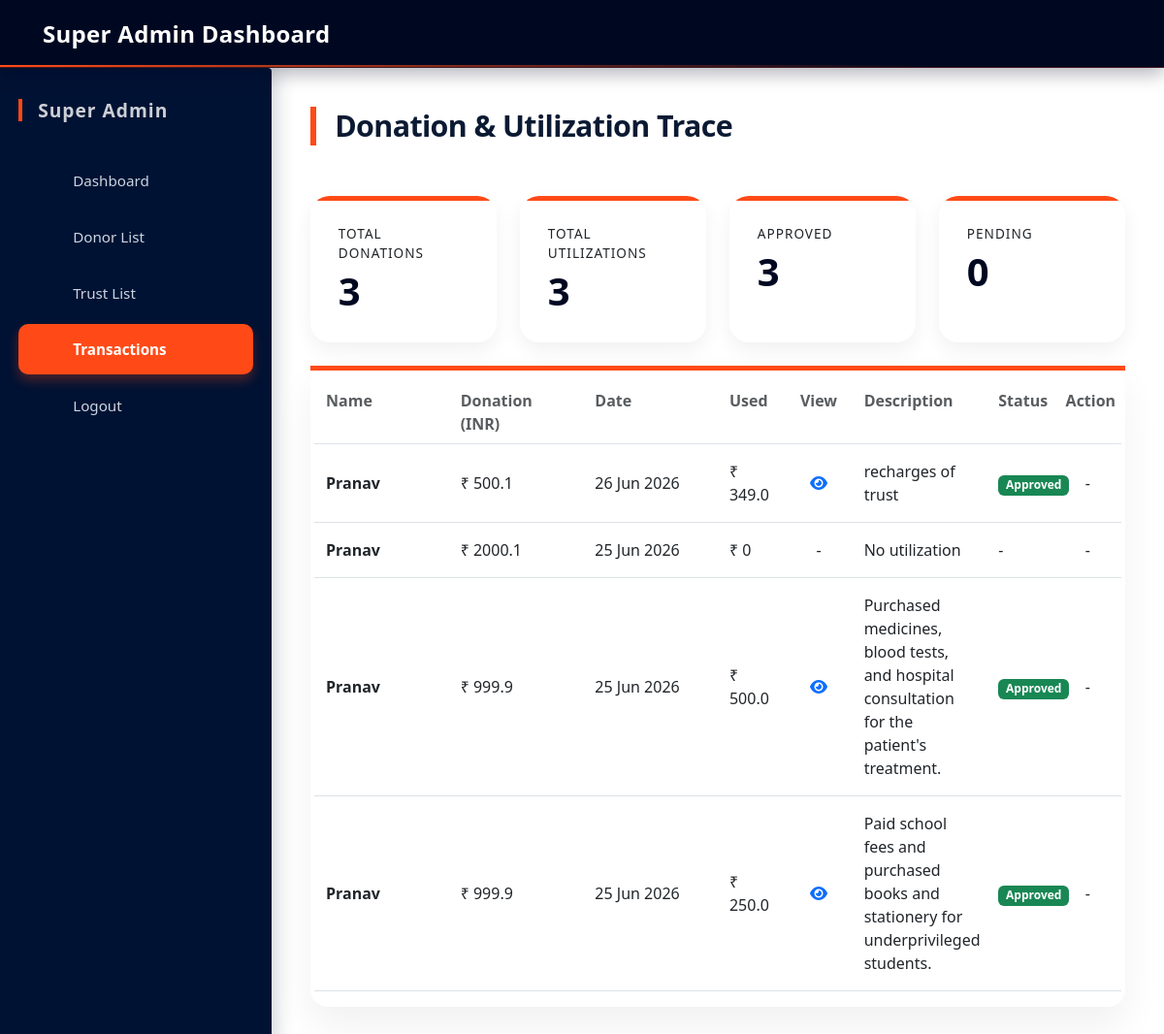
The app's page /super_admin_transactions (signed in) with its own data.
### app/models.py (models this page shows, shortened)
class Utilization(models.Model):
    donation = models.ForeignKey(
        Donation,
        on_delete=models.CASCADE,
        related_name="utilizations"
    )
    trust = models.ForeignKey(
        trust_profile,
        on_delete=models.CASCADE
    )
    amount_used = models.FloatField()
    purpose = models.CharField(max_length=500)
    category = models.CharField(max_length=50, default="Other")
    proof = models.ImageField(
        upload_to="utilization_proofs/",
        null=True,
        blank=True
    )
    is_verified = models.BooleanField(default=False)
    verified_by = models.ForeignKey(
        User,
        on_delete=models.SET_NULL,
        null=True,
        blank=True,
        related_name="verified_utilizations"
    )
    verified_at = models.DateTimeField(null=True, blank=True)
    created_at = models.DateTimeField(auto_now_add=True)

class Donation(models.Model):
    donor = models.ForeignKey(
        User,
        on_delete=models.SET_NULL,
        null=True,
        blank=True,
        help_text="Registered donor (optional)"
    )
    trust = models.ForeignKey(
        trust_profile,
        on_delete=models.CASCADE,
        related_name="donations"
    )
    amount = models.FloatField(
        help_text="Amount donated (verified from blockchain)"
    )
    tx_hash = models.CharField(
        max_length=66,
        unique=True,
        help_text="Ethereum transaction hash (MetaMask / Ganache)"
    )
    integrity_hash = models.CharField(
        max_length=128,
        help_text="Derived checksum for DB integrity verification"
    )
    created_at = models.DateTimeField(auto_now_add=True)

### app/views.py (the view)
@cache_control(no_cache=True, must_revalidate=True, no_store=True)
def super_admin_transactions(request):
    if not request.session.get("is_superadmin"):
        return redirect("log_in")
    donations_data = []
    donations = Donation.objects.select_related(
        "donor", "trust"
    ).prefetch_related("utilizations").order_by("-created_at")
    total_donations = donations.count()
    all_utilizations = Utilization.objects.all()
    total_utilizations = all_utilizations.count()
    approved_utilizations = all_utilizations.filter(is_verified=True).count()
    pending_utilizations = all_utilizations.filter(is_verified=False).count()
    approval_rate = (
        (approved_utilizations / total_utilizations) * 100
        if total_utilizations > 0 else 0
    )
    total_eth = donations.aggregate(total=Sum("amount"))["total"] or 0
    total_inr_amount = round(total_eth * ETH_TO_INR_RATE, 2)
    total_eth_amount = total_eth
    average_donation = (
        total_inr_amount / total_donations
        if total_donations > 0 else 0
    )
    for donation in donations:
        utilizations = donation.utilizations.all()
        donation_inr = round(
            (donation.amount or 0) * ETH_TO_INR_RATE, 2
        )
        donations_data.append({
            "donation": donation,
            "donor_name": (
                donation.donor.first_name
                if donation.donor and donation.donor.first_name
                else donation.donor.username
                if donation.donor else "Anonymous"
            ),
            "trust_name": (
                donation.trust.user.first_name
                if donation.trust and donation.trust.user
                else "Unknown"
            ),
            "eth_amount": donation.amount or 0,
            "inr_amount": donation_inr,
            "tx_hash": donation.tx_hash,
            "date": donation.created_at,
            "utilizations": utilizations,
        })
    context = {
        "donations_data": donations_data,
        "total_donations": total_donations,
        "total_utilizations": total_utilizations,
        "approved_utilizations": approved_utilizations,
        "pending_utilizations": pending_utilizations,
        "approval_rate": round(approval_rate, 2),
        "total_inr_amount": total_inr_amount,
        "total_eth_amount": total_eth_amount,
        "average_donation": round(average_donation, 2),
    }
    return render(
        request,
        "super_admin_transactions.html",
        context
    )

### templates/super_admin_transactions.html (shortened to what this page needs)
<!doctype html>
<html lang="en">
<head>
    <link rel="stylesheet" href="/static/css/dashboard.css" />
    <link href="https://cdn.jsdelivr.net/npm/bootstrap@5.3.2/dist/css/bootstrap.min.css" rel="stylesheet" />
    <link rel="stylesheet" href="https://cdnjs.cloudflare.com/ajax/libs/font-awesome/6.4.0/css/all.min.css" />
</head>
<body>
    <div class="dashboard-header">
        Super Admin Dashboard
    </div>
    <div class="dashboard-container">
        <div class="sidebar">
            <h4>Super Admin</h4>
            <ul>
                <li>
                    <a href="{% url 'super_admin_dashboard' %}">  Dashboard </a>
                </li>
                <li>
                    <a href="{% url 'super_admin_dashboard' %}">  Donor List </a>
                </li>
                <li>
                    <a href="{% url 'super_admin_dashboard' %}">  Trust List </a>
                </li>
                <li>
                    <a class="active">  Transactions </a>
                </li>
                <li>
                    <a href="{% url 'log_in' %}">  Logout </a>
                </li>
            </ul>
        </div>
        <div class="main-content">
            <h2 class="welcome-title">Donation & Utilization Trace</h2>
            <div class="row g-4 mb-4">
                <div class="col-md-3">
                    <div class="card-box">
                        <div class="card-title">Total Donations</div>
                        <div class="card-value">{{ total_donations }}</div>
                    </div>
                </div>
                <div class="col-md-3">
                    <div class="card-box">
                        <div class="card-title">Total Utilizations</div>
                        <div class="card-value">{{ total_utilizations }}</div>
                    </div>
                </div>
                <div class="col-md-3">
                    <div class="card-box">
                        <div class="card-title">Approved</div>
                        <div class="card-value">{{ approved_utilizations }}</div>
                    </div>
                </div>
                <div class="col-md-3">
                    <div class="card-box">
                        <div class="card-title">Pending</div>
                        <div class="card-value">{{ pending_utilizations }}</div>
                    </div>
                </div>
            </div>
            <div class="ngo-card pt-4 px-3 pb-3">
                <div class="row fw-bold text-muted pb-2 border-bottom">
                    <div class="col-md-2">Name</div>
                    <div class="col-md-2">Donation (INR)</div>
                    <div class="col-md-2">Date</div>
                    <div class="col-md-1">Used</div>
                    <div class="col-md-1 text-center">View</div>
                    <div class="col-md-2">Description</div>
                    <div class="col-md-1">Status</div>
                    <div class="col-md-1 text-center">Action</div>
                </div>
                {% for data in donations_data %}
                {% if data.utilizations %}
                {% for u in data.utilizations %}
                <div class="row align-items-center py-3 border-bottom">
                    <div class="col-md-2 fw-semibold">
                        {{ data.donor_name }}
                    </div>
                    <div class="col-md-2">
                        ₹ {{ data.inr_amount }}
                    </div>
                    <div class="col-md-2">
                        {{ data.date|date:"d M Y" }}
                    </div>
                    <div class="col-md-1">
                        ₹ {{ u.amount_used|default:"0" }}
                    </div>
                    <div class="col-md-1 text-center">
                        {% if u.proof %}
<a href="{{ u.proof.url }}" target="_blank">
    <i class="fa fa-eye text-primary" style="cursor:pointer;"></i>
</a>
{% else %}
-
{% endif %}
                    </div>
                    <div class="col-md-2">
                        {{ u.purpose|default:"-" }}
                    </div>
                    <div class="col-md-1">
                        {% if u.is_verified %}
                        <span class="badge bg-success">Approved</span>
                        {% else %}
                        <span class="badge bg-warning text-dark">Pending</span>
                        {% endif %}
                    </div>
                    <div class="col-md-1 text-center">
                        {% if not u.is_verified %}
                        <a href="{% url 'approve_utilization' u.id %}" class="btn btn-success btn-sm mb-1">
                            Approve
                        </a>
                        <a href="{% url 'reject_utilization' u.id %}" class="btn btn-danger btn-sm">
                            Reject
                        </a>
                        {% else %}
                        -
                        {% endif %}
                    </div>
                </div>
                {% endfor %}
                {% else %}
                <div class="row align-items-center py-3 border-bottom">
                    <div class="col-md-2 fw-semibold">
                        {{ data.donor_name }}
                    </div>
                    <div class="col-md-2">
                        ₹ {{ data.inr_amount }}
                    </div>
                    <div class="col-md-2">
                        {{ data.date|date:"d M Y" }}
                    </div>
                    <div class="col-md-1">
                        ₹ 0
                    </div>
                    <div class="col-md-1 text-center">
                        -
                    </div>
                    <div class="col-md-2">
                        No utilization
                    </div>
                    <div class="col-md-1">
                        -
                    </div>
                    <div class="col-md-1 text-center">
                        -
                    </div>
                </div>
                {% endif %}
                {% endfor %}
            </div>
        </div>
    </div>
</body>
</html>

### static/css/dashboard.css (style rules this page uses)
:root { --primary-dark: #000821; --sidebar-dark: #001233; --accent: #ff4a17; --light-bg: #f4f6fb; --card-bg: #ffffff; --text-muted: #6c757d; --glass-white: rgba(255, 255, 255, 0.12); --shadow-sm: 0 8px 20px rgba(0, 8, 33, 0.06); --shadow-hover: 0 16px 30px rgba(0, 18, 51, 0.12); }
* { margin: 0; padding: 0; box-sizing: border-box; font-family: "Segoe UI", system-ui, -apple-system, BlinkMacSystemFont, sans-serif; }
body { background: var(--light-bg); }
.dashboard-header { height: 70px; background: var(--primary-dark); color: white; display: flex; align-items: center; padding: 0 2rem; font-size: 1.5rem; font-weight: 600; letter-spacing: 0.3px; position: fixed; width: 100%; top: 0; z-index: 1100; backdrop-filter: blur(2px); border-bottom: 1px solid rgba(255, 74, 23, 0.25); box-shadow: 0 6px 18px rgba(0, 8, 33, 0.3); }
.dashboard-header::after { content: ""; position: absolute; bottom: 0; left: 0; width: 100%; height: 2px; background: linear-gradient(90deg, var(--accent), transparent 80%); }
.dashboard-container { display: flex; margin-top: 70px; min-height: calc(100vh - 70px); }
.sidebar { width: 280px; background: var(--sidebar-dark); padding: 2rem 1.2rem; color: #fff; display: flex; flex-direction: column; box-shadow: 4px 0 20px rgba(0, 18, 51, 0.2); border-top-right-radius: 4px; transition: all 0.2s ease; }
.sidebar h4 { margin-bottom: 2.2rem; font-weight: 600; font-size: 1.2rem; letter-spacing: 1px; padding-left: 0.5rem; color: #ffffffcc; border-left: 4px solid var(--accent); padding-left: 16px; }
.sidebar ul { list-style: none; padding: 0; margin: 0; }
.sidebar ul li { margin-bottom: 6px; }
.sidebar ul li a { text-decoration: none; color: #cbd5e1; padding: 0.85rem 1rem 0.85rem 1.2rem; display: flex; align-items: center; gap: 12px; border-radius: 10px; transition: all 0.25s ease; font-size: 0.95rem; font-weight: 500; border: 1px solid transparent; }
.sidebar ul li a.active { background: var(--accent); color: #fff; font-weight: 600; box-shadow: 0 6px 12px rgba(255, 74, 23, 0.3); }
.main-content { flex: 1; padding: 2.2rem 2.5rem; transition: all 0.2s; }
.welcome-title { font-size: 1.9rem; font-weight: 600; margin-bottom: 1.8rem; color: #0b1a33; letter-spacing: -0.02em; border-left: 6px solid var(--accent); padding-left: 1.2rem; line-height: 1.3; }
.card-box { background: var(--card-bg); padding: 1.8rem 1.8rem; border-radius: 20px; box-shadow: var(--shadow-sm); transition: transform 0.25s ease, box-shadow 0.3s ease; position: relative; overflow: hidden; border: none; height: 100%; }
.card-box::before { content: ""; position: absolute; top: 0; left: 0; width: 100%; height: 5px; background: var(--accent); }
.card-title { font-size: 0.85rem; text-transform: uppercase; letter-spacing: 1px; color: var(--text-muted); font-weight: 500; }
.card-value { font-size: 2.5rem; margin-top: 0.3rem; font-weight: 700; color: var(--primary-dark); line-height: 1.2; }
.row.g-4, .row.g-3 { margin-top: 0; }
.card-box, .trust-card, .sidebar ul li a { will-change: transform, box-shadow; }
.main-content { flex: 1; padding: 40px; min-height: calc(100vh - 70px); transition: 0.3s ease; }
.ngo-card { background: #ffffff; border-radius: 18px; padding: 25px 25px 20px 25px; box-shadow: 0 20px 40px #0000000f; position: relative; transition: 0.3s ease; }
.ngo-card::before { content: ""; position: absolute; top: 0; left: 0; width: 100%; height: 5px; background: var(--accent); }

### records on screen
Donation: date "26 Jun 2026"
Utilization: inr_amount "500.1", amount_used "349.0", purpose "recharges of trust", is_verified "Approved"
Donation: donor_name "Pranav", inr_amount "2000.1", date "25 Jun 2026"
Donation: date "25 Jun 2026"
Utilization: inr_amount "999.9", amount_used "500.0", purpose "Purchased medicines, blood tests, and hospital consultation for the patient's treatment.", is_verified "Approved"
Utilization: inr_amount "999.9", amount_used "250.0", purpose "Paid school fees and purchased books and stationery for underprivileged students.", is_verified "Approved"

### other values on screen
{{ total_donations }} "3"
{{ total_utilizations }} "3"
{{ approved_utilizations }} "3"
{{ pending_utilizations }} "0"
{{ data.donor_name }} "Pranav"
